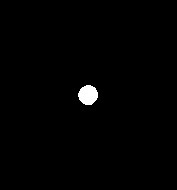
#> input picture testBRO.jpeg, 177 x 190 px
$ python blobDetect.py   (older library calls are emulated)
#> lines starting #> are read from the running program, lines starting #| are printed output that depends on the picture; long printed decimals are rounded
# Standard imports
import cv2
import numpy as np

# Read image
im = cv2.imread("testBRO.jpeg", cv2.IMREAD_GRAYSCALE)
#> im is the input picture: shape (190, 177); min 0, max 255, mean 2.3


im = cv2.bitwise_not(im)
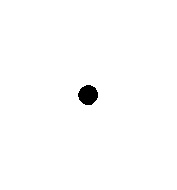
#> im: shape (190, 177); min 0, max 255, mean 252.7
# im = cv2.GaussianBlur(im, (23, 23), 0)

# Setup SimpleBlobDetector parameters.
params = cv2.SimpleBlobDetector_Params()

# Change thresholds
params.minThreshold = 10
params.maxThreshold = 150


# Filter by Area.
params.filterByArea = True
params.minArea = 15

# Filter by Circularity
params.filterByCircularity = True
params.minCircularity = 0.1

# Filter by Convexity
params.filterByConvexity = True
params.minConvexity = 0.87

# Filter by Inertia
params.filterByInertia = True
params.minInertiaRatio = 0.01

# Create a detector with the parameters
ver = (cv2.__version__).split('.')
if int(ver[0]) < 3:
    detector = cv2.SimpleBlobDetector(params)
else:
    detector = cv2.SimpleBlobDetector_create(params)


# Detect blobs.
keypoints = detector.detect(im)
#> keypoints = 1 keypoints; (x, y, size): (88, 95, 20.7)
print(keypoints)
#> (printed output is left out)

x = keypoints[0].pt[0]
#> x = 87.67
y = keypoints[0].pt[1]
#> y = 94.55
s = keypoints[0].size  # diameter
#> s = 20.68
print(x)
#| 87.673
print(y)
#| 94.546
print(s)
#| 20.684
# Draw detected blobs as red circles.
# cv2.DRAW_MATCHES_FLAGS_DRAW_RICH_KEYPOINTS ensures
# the size of the circle corresponds to the size of blob

im_with_keypoints = cv2.drawKeypoints(im, keypoints, np.array(
    []), (0, 0, 255), cv2.DRAW_MATCHES_FLAGS_DRAW_RICH_KEYPOINTS)

# Show blobs
cv2.circle(im_with_keypoints, (int(x), int(y)), 2, (0, 0, 255), -1)
cv2.putText(im_with_keypoints, 'Ball 1', (int(x)+10, int(y)-10),
            cv2.FONT_HERSHEY_SIMPLEX,  .5, (50, 255, 50), 2)
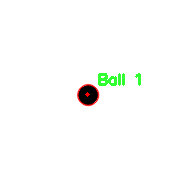
#> im_with_keypoints: shape (190, 177, 3); mean of channels 0, 1, 2 250.5, 252.2, 251.2; drawn as B, G, R
cv2.imshow("Keypoints", im_with_keypoints)

cv2.waitKey(0)
